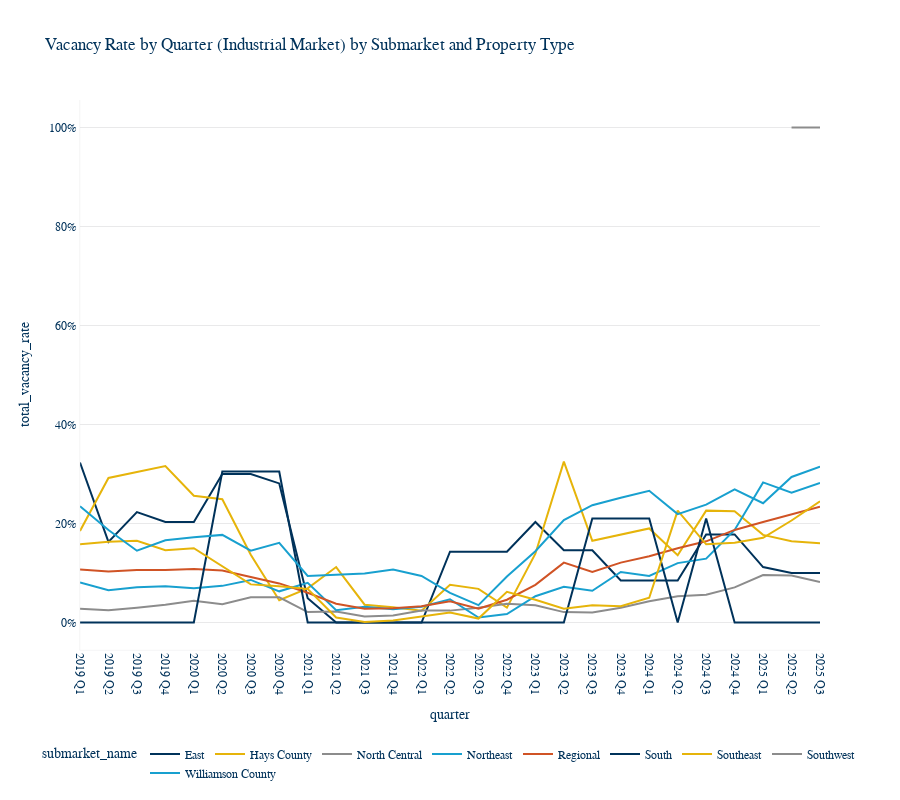

The notebook cell saved with this chart:
### Code cell
# Plotly styling module for Aquila-style charts
import plotly.express as px
from datetime import datetime

AQUILA_COLORS = ["#00325a", "#e6b40a", "#8c8c8c", "#18a0CF", "#D05325"]
AQUILA_FONT = "Futura LT Pro, Futura, Arial, sans-serif"

def aquila_styled_line_chart(
    df,
    x,
    y,
    color=None,
    facet_row=None,
    title="",

    height=800,
    date_annotation=False,
):
    """
    Build a Plotly line chart with Aquila style settings.

    Parameters
    ----------
    df : pd.DataFrame
        Source data.
    x, y : str
        Column names.
    color : str, optional
        Name of column to group/color lines.
    facet_row : str, optional
        Row facet column.
    title : str
        Chart title.
    height : int
        Chart height.
    date_annotation : bool
        If True, adds an annotation with today's date.
    """
    fig = px.line(
        df,
        x=x,
        y=y,
        color=color,
        facet_row=facet_row,
        title=title,
        color_discrete_sequence=AQUILA_COLORS,
    )
    # No vertical lines: skip vline_shapes and related logic
    vline_shapes = []

    # Borders: Only show left and bottom (x and y axis lines), hide others
    layout_dict = dict(
        height=height,
        plot_bgcolor="white",
        paper_bgcolor="white",
        font=dict(family=AQUILA_FONT, color="#00325a"),
        title_font_family=AQUILA_FONT,
        legend=dict(
            title_font_family=AQUILA_FONT,
            orientation="h",
            yanchor="bottom",
            y=-0.25,
            xanchor="center",
            x=0.5,
        ),
        margin=dict(b=100),
        xaxis_tickangle=90,
        xaxis=dict(
            showline=True,
            linecolor="#e9e9ea",
            linewidth=.5,
            mirror=False,
            showgrid=False,   # Hide background grid
            zeroline=False,
        ),
        yaxis=dict(
            showline=True,
            linecolor="#e9e9ea",
            linewidth=.5,
            mirror=False,
            showgrid=True,
            gridcolor="#e9e9ea",
            zeroline=False,
        ),
        shapes=vline_shapes,
    )

    # If annotation with date
    if date_annotation:
        today_str = datetime.today().strftime("%Y-%m-%d")
        footer_text = f"Date Created/Updated: {today_str}"
        layout_dict["annotations"] = [
            dict(
                text=footer_text,
                xref="paper",
                yref="paper",
                x=1,
                y=-0.25,
                showarrow=False,
                font=dict(
                    size=10,
                    family=AQUILA_FONT,
                    color="#8c8c8c",
                ),
                xanchor="right",
                yanchor="bottom",
            )
        ]

    fig.update_layout(**layout_dict)
    return fig

# Example usage of the template:
# Query every row from market_tables_industrial
query = "SELECT * FROM market_tables_industrial;"
df = pd.read_sql(query, conn)

fig = aquila_styled_line_chart(
    df[df["property_type"] == "Industrial"],
    x="quarter",
    y="total_vacancy_rate",
    color="submarket_name",
    title="Vacancy Rate by Quarter (Industrial Market) by Submarket and Property Type"
)
fig.update_yaxes(tickformat=".0%")  # Show y-axis as percentage
fig.show()

### Figure 1 — Plotly figure (JSON) as saved in the notebook; plotly's stock layout.template omitted (floating-point values rounded to 4 significant figures)
{"data": [{"hovertemplate": "submarket_name=East<br>quarter=%{x}<br>total_vacancy_rate=%{y}<extra></extra>", "legendgroup": "East", "line": {"color": "#00325a", "dash": "solid"}, "marker": {"symbol": "circle"}, "mode": "lines", "name": "East", "orientation": "v", "showlegend": true, "type": "scatter", "x": ["2019 Q1", "2019 Q2", "2019 Q3", "2019 Q4", "2020 Q1", "2020 Q2", "2020 Q3", "2020 Q4", "2021 Q1", "2021 Q2", "2021 Q3", "2021 Q4", "2022 Q1", "2022 Q2", "2022 Q3", "2022 Q4", "2023 Q1", "2023 Q2", "2023 Q3", "2023 Q4", "2024 Q1", "2024 Q2", "2024 Q3", "2024 Q4", "2025 Q1", "2025 Q2", "2025 Q3"], "xaxis": "x", "y": [0.323, 0.163, 0.223, 0.203, 0.203, 0.3, 0.3, 0.281, 0.049, 0, 0, 0, 0, 0.143, 0.143, 0.143, 0.203, 0.146, 0.146, 0.085, 0.085, 0.085, 0.178, 0.178, 0.112, 0.1, 0.1], "yaxis": "y"}, {"hovertemplate": "submarket_name=Hays County<br>quarter=%{x}<br>total_vacancy_rate=%{y}<extra></extra>", "legendgroup": "Hays County", "line": {"color": "#e6b40a", "dash": "solid"}, "marker": {"symbol": "circle"}, "mode": "lines", "name": "Hays County", "orientation": "v", "showlegend": true, "type": "scatter", "x": ["2019 Q1", "2019 Q2", "2019 Q3", "2019 Q4", "2020 Q1", "2020 Q2", "2020 Q3", "2020 Q4", "2021 Q1", "2021 Q2", "2021 Q3", "2021 Q4", "2022 Q1", "2022 Q2", "2022 Q3", "2022 Q4", "2023 Q1", "2023 Q2", "2023 Q3", "2023 Q4", "2024 Q1", "2024 Q2", "2024 Q3", "2024 Q4", "2025 Q1", "2025 Q2", "2025 Q3"], "xaxis": "x", "y": [0.185, 0.292, 0.304, 0.316, 0.256, 0.249, 0.137, 0.045, 0.069, 0.112, 0.036, 0.031, 0.024, 0.076, 0.068, 0.03, 0.139, 0.325, 0.165, 0.178, 0.19, 0.136, 0.226, 0.225, 0.177, 0.164, 0.16], "yaxis": "y"}, {"hovertemplate": "submarket_name=North Central<br>quarter=%{x}<br>total_vacancy_rate=%{y}<extra></extra>", "legendgroup": "North Central", "line": {"color": "#8c8c8c", "dash": "solid"}, "marker": {"symbol": "circle"}, "mode": "lines", "name": "North Central", "orientation": "v", "showlegend": true, "type": "scatter", "x": ["2019 Q1", "2019 Q2", "2019 Q3", "2019 Q4", "2020 Q1", "2020 Q2", "2020 Q3", "2020 Q4", "2021 Q1", "2021 Q2", "2021 Q3", "2021 Q4", "2022 Q1", "2022 Q2", "2022 Q3", "2022 Q4", "2023 Q1", "2023 Q2", "2023 Q3", "2023 Q4", "2024 Q1", "2024 Q2", "2024 Q3", "2024 Q4", "2025 Q1", "2025 Q2", "2025 Q3"], "xaxis": "x", "y": [0.028, 0.025, 0.03, 0.036, 0.044, 0.037, 0.051, 0.051, 0.021, 0.022, 0.012, 0.014, 0.024, 0.024, 0.03, 0.038, 0.035, 0.021, 0.02, 0.03, 0.043, 0.053, 0.056, 0.071, 0.096, 0.095, 0.082], "yaxis": "y"}, {"hovertemplate": "submarket_name=Northeast<br>quarter=%{x}<br>total_vacancy_rate=%{y}<extra></extra>", "legendgroup": "Northeast", "line": {"color": "#18a0CF", "dash": "solid"}, "marker": {"symbol": "circle"}, "mode": "lines", "name": "Northeast", "orientation": "v", "showlegend": true, "type": "scatter", "x": ["2019 Q1", "2019 Q2", "2019 Q3", "2019 Q4", "2020 Q1", "2020 Q2", "2020 Q3", "2020 Q4", "2021 Q1", "2021 Q2", "2021 Q3", "2021 Q4", "2022 Q1", "2022 Q2", "2022 Q3", "2022 Q4", "2023 Q1", "2023 Q2", "2023 Q3", "2023 Q4", "2024 Q1", "2024 Q2", "2024 Q3", "2024 Q4", "2025 Q1", "2025 Q2", "2025 Q3"], "xaxis": "x", "y": [0.081, 0.065, 0.071, 0.073, 0.069, 0.074, 0.086, 0.063, 0.08, 0.025, 0.032, 0.027, 0.032, 0.047, 0.01, 0.017, 0.053, 0.072, 0.064, 0.102, 0.094, 0.12, 0.129, 0.187, 0.283, 0.262, 0.282], "yaxis": "y"}, {"hovertemplate": "submarket_name=Regional<br>quarter=%{x}<br>total_vacancy_rate=%{y}<extra></extra>", "legendgroup": "Regional", "line": {"color": "#D05325", "dash": "solid"}, "marker": {"symbol": "circle"}, "mode": "lines", "name": "Regional", "orientation": "v", "showlegend": true, "type": "scatter", "x": ["2019 Q1", "2019 Q2", "2019 Q3", "2019 Q4", "2020 Q1", "2020 Q2", "2020 Q3", "2020 Q4", "2021 Q1", "2021 Q2", "2021 Q3", "2021 Q4", "2022 Q1", "2022 Q2", "2022 Q3", "2022 Q4", "2023 Q1", "2023 Q2", "2023 Q3", "2023 Q4", "2024 Q1", "2024 Q2", "2024 Q3", "2024 Q4", "2025 Q1", "2025 Q2", "2025 Q3"], "xaxis": "x", "y": [0.107, 0.103, 0.106, 0.106, 0.108, 0.105, 0.092, 0.079, 0.06, 0.038, 0.028, 0.029, 0.033, 0.043, 0.028, 0.046, 0.076, 0.121, 0.102, 0.121, 0.134, 0.15, 0.164, 0.187, 0.203, 0.218, 0.234], "yaxis": "y"}, {"hovertemplate": "submarket_name=South<br>quarter=%{x}<br>total_vacancy_rate=%{y}<extra></extra>", "legendgroup": "South", "line": {"color": "#00325a", "dash": "solid"}, "marker": {"symbol": "circle"}, "mode": "lines", "name": "South", "orientation": "v", "showlegend": true, "type": "scatter", "x": ["2019 Q1", "2019 Q2", "2019 Q3", "2019 Q4", "2020 Q1", "2020 Q2", "2020 Q3", "2020 Q4", "2021 Q1", "2021 Q2", "2021 Q3", "2021 Q4", "2022 Q1", "2022 Q2", "2022 Q3", "2022 Q4", "2023 Q1", "2023 Q2", "2023 Q3", "2023 Q4", "2024 Q1", "2024 Q2", "2024 Q3", "2024 Q4", "2025 Q1", "2025 Q2", "2025 Q3"], "xaxis": "x", "y": [0, 0, 0, 0, 0, 0.305, 0.305, 0.305, 0, 0, 0, 0, 0, 0, 0, 0, 0, 0, 0.21, 0.21, 0.21, 0, 0.21, 0, 0, 0, 0], "yaxis": "y"}, {"hovertemplate": "submarket_name=Southeast<br>quarter=%{x}<br>total_vacancy_rate=%{y}<extra></extra>", "legendgroup": "Southeast", "line": {"color": "#e6b40a", "dash": "solid"}, "marker": {"symbol": "circle"}, "mode": "lines", "name": "Southeast", "orientation": "v", "showlegend": true, "type": "scatter", "x": ["2019 Q1", "2019 Q2", "2019 Q3", "2019 Q4", "2020 Q1", "2020 Q2", "2020 Q3", "2020 Q4", "2021 Q1", "2021 Q2", "2021 Q3", "2021 Q4", "2022 Q1", "2022 Q2", "2022 Q3", "2022 Q4", "2023 Q1", "2023 Q2", "2023 Q3", "2023 Q4", "2024 Q1", "2024 Q2", "2024 Q3", "2024 Q4", "2025 Q1", "2025 Q2", "2025 Q3"], "xaxis": "x", "y": [0.158, 0.163, 0.165, 0.146, 0.15, 0.114, 0.077, 0.073, 0.068, 0.01, 0.001, 0.004, 0.012, 0.02, 0.008, 0.062, 0.046, 0.028, 0.035, 0.033, 0.05, 0.226, 0.158, 0.161, 0.171, 0.206, 0.245], "yaxis": "y"}, {"hovertemplate": "submarket_name=Southwest<br>quarter=%{x}<br>total_vacancy_rate=%{y}<extra></extra>", "legendgroup": "Southwest", "line": {"color": "#8c8c8c", "dash": "solid"}, "marker": {"symbol": "circle"}, "mode": "lines", "name": "Southwest", "orientation": "v", "showlegend": true, "type": "scatter", "x": ["2025 Q2", "2025 Q3"], "xaxis": "x", "y": [1, 1], "yaxis": "y"}, {"hovertemplate": "submarket_name=Williamson County<br>quarter=%{x}<br>total_vacancy_rate=%{y}<extra></extra>", "legendgroup": "Williamson County", "line": {"color": "#18a0CF", "dash": "solid"}, "marker": {"symbol": "circle"}, "mode": "lines", "name": "Williamson County", "orientation": "v", "showlegend": true, "type": "scatter", "x": ["2019 Q1", "2019 Q2", "2019 Q3", "2019 Q4", "2020 Q1", "2020 Q2", "2020 Q3", "2020 Q4", "2021 Q1", "2021 Q2", "2021 Q3", "2021 Q4", "2022 Q1", "2022 Q2", "2022 Q3", "2022 Q4", "2023 Q1", "2023 Q2", "2023 Q3", "2023 Q4", "2024 Q1", "2024 Q2", "2024 Q3", "2024 Q4", "2025 Q1", "2025 Q2", "2025 Q3"], "xaxis": "x", "y": [0.235, 0.187, 0.145, 0.166, 0.172, 0.177, 0.145, 0.161, 0.094, 0.096, 0.099, 0.107, 0.094, 0.06, 0.035, 0.093, 0.144, 0.207, 0.237, 0.252, 0.266, 0.219, 0.238, 0.269, 0.241, 0.294, 0.315], "yaxis": "y"}], "layout": {"font": {"color": "#00325a", "family": "Futura LT Pro, Futura, Arial, sans-serif"}, "height": 800, "legend": {"orientation": "h", "title": {"font": {"family": "Futura LT Pro, Futura, Arial, sans-serif"}, "text": "submarket_name"}, "tracegroupgap": 0, "x": 0.5, "xanchor": "center", "y": -0.25, "yanchor": "bottom"}, "margin": {"b": 100}, "paper_bgcolor": "white", "plot_bgcolor": "white", "title": {"font": {"family": "Futura LT Pro, Futura, Arial, sans-serif"}, "text": "Vacancy Rate by Quarter (Industrial Market) by Submarket and Property Type"}, "xaxis": {"anchor": "y", "domain": [0, 1], "linecolor": "#e9e9ea", "linewidth": 0.5, "mirror": false, "showgrid": false, "showline": true, "tickangle": 90, "title": {"text": "quarter"}, "zeroline": false}, "yaxis": {"anchor": "x", "domain": [0, 1], "gridcolor": "#e9e9ea", "linecolor": "#e9e9ea", "linewidth": 0.5, "mirror": false, "showgrid": true, "showline": true, "tickformat": ".0%", "title": {"text": "total_vacancy_rate"}, "zeroline": false}}}
